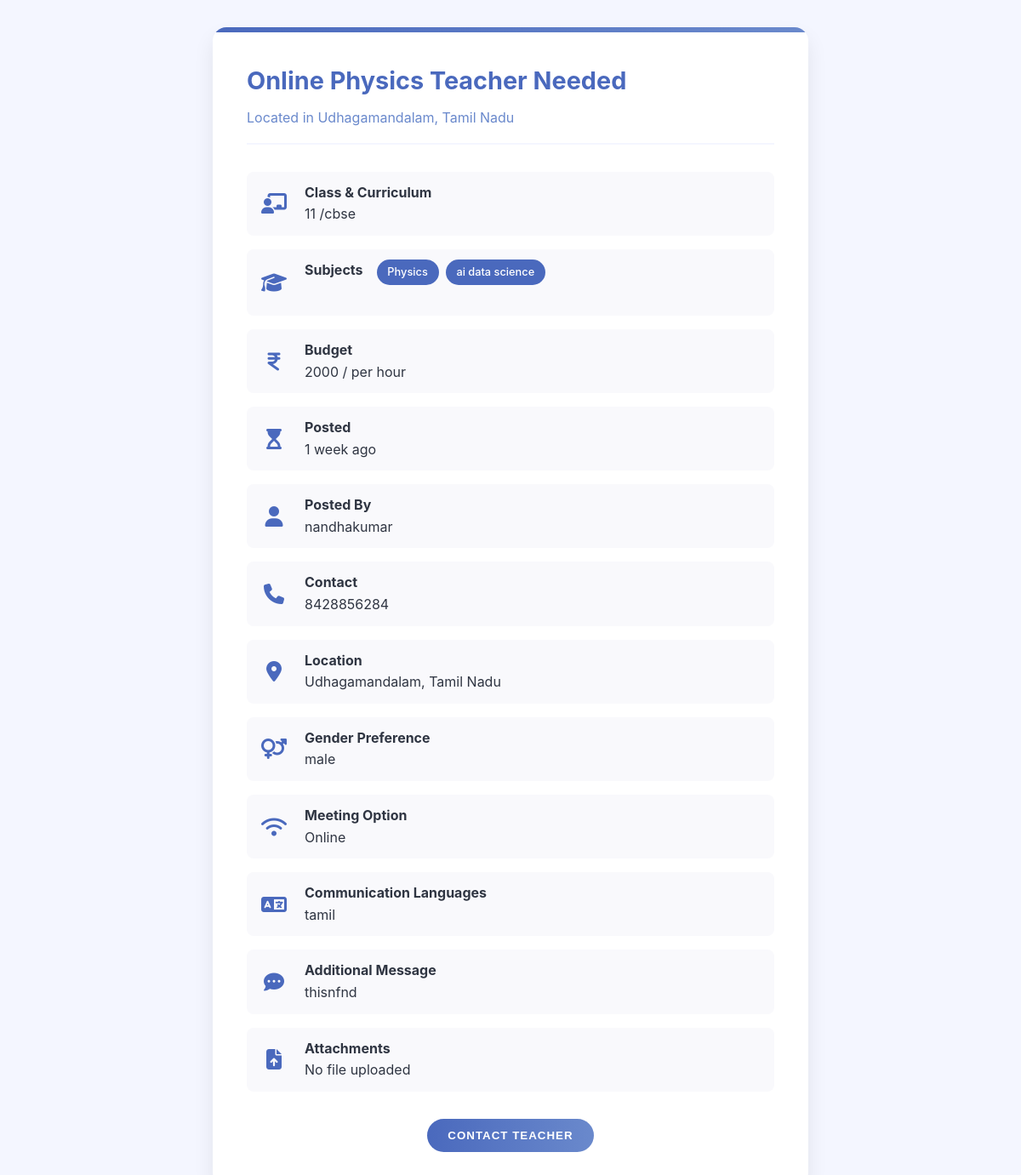
The page /student_post/test@gmail.com/104 on the database its author committed.
### kovai_app/models.py (models this page shows)
class Requestpost(models.Model):
    email = models.EmailField(null=True, blank=True)
    classes = models.CharField(max_length=225, null=True, blank=True)
    curriculum= models.CharField(max_length=20,  null=True, blank=True)
    dyr = models.TextField(verbose_name="Details of your requirement",null=True, blank=True)
    dates = models.DateTimeField(default=timezone.now)
    subject = models.CharField(max_length=255,null=False, blank=False)
    two_subject = models.CharField(max_length=255, null=True, blank=True)
    three_subject = models.CharField(max_length=255, null=True, blank=True)
    four_subject = models.CharField(max_length=255, null=True, blank=True)
    five_subject = models.CharField(max_length=255, null=True, blank=True)
    i_want = models.CharField(max_length=50, choices=[
        ("tutoring", "Tutoring"),
        ("assignment_help", "Assignment Help")
    ],null=False, blank=False)
    imagess = models.ImageField(upload_to='images/',null=True,blank=True)
    meeting_option = models.CharField(max_length=255, null=True,blank=True)
    budget = models.CharField(max_length=255)
    budget_need = models.CharField(max_length=50, choices=[
        ("per_hour", "per hour"),
        ("per_day", "per day"),
        ("per_week", "per week"),
        ("per_month", "per month")
    ])
    language = models.CharField(max_length=255,null=True, blank=True)
    need = models.CharField(max_length=10, choices=[
        ("part_time", "Part time"),
        ("full_time", "Full time")
    ] ,null=False, blank=False)
    gender = models.CharField(max_length=10, choices=[
        ("male", "Male"),
        ("female", "Female"),
        ("both", "Both")
    ],null=True,blank=True)
    location = models.CharField(max_length=255,null=True,blank=True)
    profile_photo = models.ImageField(upload_to=upload_to_stu,null=True)
    filename=models.CharField(max_length=200,  null=True, blank=True)
    coin=models.IntegerField(null=True, blank=True)
    count=models.IntegerField(null=True, blank=True)

class TutorRequest(models.Model):
    user = models.OneToOneField(User, on_delete=models.CASCADE,null=True,blank=True)
    id = models.AutoField(primary_key=True)
    name = models.CharField(max_length=100,null=True,blank=True)
    email = models.EmailField()
    location = models.CharField(max_length=255)
    phone = models.CharField(max_length=15)
    w_number = models.CharField(max_length=15,null=True,blank=True)
    password= models.CharField(max_length=100,null=True,blank=True)
    coin=models.IntegerField(null=True, blank=True)
    mobile_otp=models.IntegerField(null=True, blank=True)
    gender=models.CharField(max_length=100,null=True,blank=True)

### kovai_app/views.py (the view)
# urls.py: path('student_post/<email>/<int:id>',views.student_post, name='student_post'),
def student_post(request,email,id):
    if TutorRequest.objects.filter(email=email).exists():
        objects = Requestpost.objects.all()
        s = get_object_or_404(TutorRequest, email=email)
        sp = get_object_or_404(Requestpost, id=id)
        for obj in objects:
            if obj.imagess and hasattr(obj.imagess, 'url'):
                obj.is_pdf = obj.imagess.url.endswith(".pdf")
            else:
                obj.is_pdf = False
        d = {"s": s, "sp": sp, "objects": objects}
        return render(request,"student_post.html",d)
    return render( request,"student_post.html")

### kovai_app/templates/student_post.html (shortened to what this page needs)
<!DOCTYPE html>
<html lang="en">
<head>
    <link rel="stylesheet" href="https://cdnjs.cloudflare.com/ajax/libs/font-awesome/6.6.0/css/all.min.css">
</head>
<body>
    <div class="post-container animate-load">
        <div class="post-header">
            <h1>{{sp.meeting_option}} {{sp.subject}} Teacher Needed</h1>
            <p>Located in {{s.location}}</p>
        </div>
        <div class="post-detail">
            <i class="fas fa-chalkboard-teacher"></i>
            <div>
                <strong>Class & Curriculum</strong>
                <p>{{sp.classes}} /{{sp.curriculum}}</p>
            </div>
        </div>
        <div class="post-detail">
            <i class="fa-solid fa-graduation-cap"></i>
        <div class="subjects-list">
            <strong>Subjects</strong><br>
            {% if sp.subject %}
                <span class="subject-tag">{{sp.subject}}</span>
            {% endif %}
            {% if sp.two_subject %}
                <span class="subject-tag">{{sp.two_subject}}</span>
            {% endif %}
        </div>
    </div>
        <div class="post-detail">
            <i class="fas fa-indian-rupee-sign"></i>
            <div>
                <strong>Budget</strong>
                <p>{{sp.budget}} / {{sp.budget_need}}</p>
            </div>
        </div>
        <div class="post-detail">
            <i class="fas fa-hourglass-start"></i>
            <div>
                <strong>Posted</strong>
                <p>{{ sp.dates|timesince }} ago</p>
            </div>
        </div>
        <div class="post-detail">
            <i class="fas fa-user"></i>
            <div>
                <strong>Posted By</strong>
                <p>{{s.name}}</p>
            </div>
        </div>
        <div class="post-detail">
            <i class="fas fa-phone"></i>
            <div>
                <strong>Contact</strong>
                <p>{{s.phone}}</p>
            </div>
        </div>
        <div class="post-detail">
           <i class="fas fa-map-marker-alt"></i>
            <div>
                <strong>Location</strong>
                <p>{{sp.location}}</p>
            </div>
        </div>
        <div class="post-detail">
            <i class="fas fa-venus-mars"></i>
            <div>
                <strong>Gender Preference</strong>
                <p>{{sp.gender}}</p>
            </div>
        </div>
        <div class="post-detail">
            <i class="fas fa-wifi"></i>
            <div>
                <strong>Meeting Option</strong>
                <p>{{sp.meeting_option}}</p>
            </div>
        </div>
        <div class="post-detail">
            <i class="fas fa-language"></i>
            <div>
                <strong>Communication Languages</strong>
                <p>{{sp.language}}</p>
            </div>
        </div>
        {% if sp.dyr %}
        <div class="post-detail">
            <i class="fas fa-comment-dots"></i>
            <div>
                <strong>Additional Message</strong>
                <p>{{sp.dyr}}</p>
            </div>
        </div>
        {% endif %}
        {% if sp.imagess %}
        <div class="post-detail">
            <i class="fas fa-file-upload"></i>
            <div>
                <strong>Attached File</strong>
                <a href="{{ sp.imagess.url }}" target="_blank" class="file-upload">
                    View Uploaded File
                </a>
            </div>
        </div>
        {% else %}
        <div class="post-detail">
            <i class="fas fa-file-upload"></i>
            <div>
                <strong>Attachments</strong>
                <p>No file uploaded</p>
            </div>
        </div>
        {% endif %}
        <div class="contact-section">
            <a href="/h_all_teachers"><button class="contact-btn">
                Contact Teacher
            </button></a>
        </div>
    </div>
</body>
</html>

### kovai_app/templates/student_post.html (style rules this page uses)
:root { --primary-color: #4a69bd; --secondary-color: #6a89cc; --background-color: #f4f6ff; --text-color: #2f3542; --card-bg: white; }
* { margin: 0; padding: 0; box-sizing: border-box; }
body { font-family: 'Inter', 'Arial', sans-serif; background-color: var(--background-color); color: var(--text-color); line-height: 1.6; display: flex; justify-content: center; padding: 2rem; }
.post-container { background-color: var(--card-bg); border-radius: 16px; box-shadow: 0 12px 25px rgba(0, 0, 0, 0.08); max-width: 700px; width: 100%; padding: 2.5rem; position: relative; overflow: hidden; transition: all 0.3s ease; }
.post-container::before { content: ''; position: absolute; top: 0; left: 0; width: 100%; height: 6px; background: linear-gradient(to right, var(--primary-color), var(--secondary-color)); }
.post-header { margin-bottom: 2rem; border-bottom: 2px solid var(--background-color); padding-bottom: 1rem; }
.post-header h1 { font-size: 1.8rem; color: var(--primary-color); margin-bottom: 0.5rem; }
.post-header p { color: var(--secondary-color); font-size: 1rem; }
.post-detail { display: flex; align-items: center; margin-bottom: 1rem; padding: 0.75rem; background-color: #f9f9fc; border-radius: 8px; transition: background-color 0.3s ease; }
.post-detail i { color: var(--primary-color); margin-right: 1rem; font-size: 1.5rem; min-width: 40px; text-align: center; }
.subjects-list { display: flex; flex-wrap: wrap; gap: 0.5rem; margin-bottom: 1.5rem; }
.subject-tag { background-color: var(--primary-color); color: white; padding: 0.3rem 0.8rem; border-radius: 20px; font-size: 0.8rem; font-weight: 500; }
.contact-section { margin-top: 2rem; text-align: center; }
.contact-btn { background: linear-gradient(to right, var(--primary-color), var(--secondary-color)); color: white; border: none; padding: 0.75rem 1.5rem; border-radius: 30px; font-weight: 600; text-transform: uppercase; letter-spacing: 1px; transition: transform 0.3s ease; }
.animate-load { animation: fadeIn 0.6s ease-out; }

### rows shown on the page
Requestpost: meeting_option "Online", subject "Physics", classes "11", curriculum "cbse", two_subject "ai data science", budget "2000", budget_need "per hour", dates "1 week", location "Udhagamandalam, Tamil Nadu", gender "male", language "tamil", dyr "thisnfnd"
TutorRequest: location "Udhagamandalam, Tamil Nadu", name "nandhakumar", phone "8428856284"
